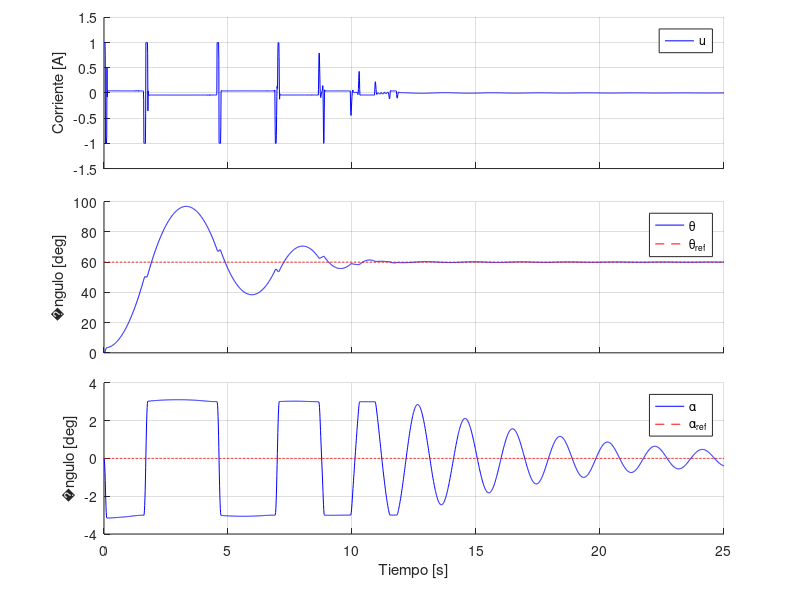

The MATLAB script that drew this image:
clc;
clear;
close all;

load('mat/matlab_sim_tower_default.mat');


%% plot 1
figure;

h(1) = subplot(311); hold on;
plot(t, u, '-b', 'displayname', 'u');
legend(gca, 'show');
ylabel('Corriente [A]');
xlim([min(t) max(t)]);
grid;

h(2) = subplot(312); hold on;
plot(t, theta, '-b', 'displayname', '\theta');
plot(t, theta_ref, '--r', 'displayname', '\theta_{ref}');
legend(gca, 'show');
ylabel('�ngulo [deg]');
xlim([min(t) max(t)]);
grid;

h(3) = subplot(313); hold on;
plot(t, alpha, '-b', 'displayname', '\alpha');
plot(t, alpha_ref, '--r', 'displayname', '\alpha_{ref}');
legend(gca, 'show');
xlabel('Tiempo [s]'); ylabel('�ngulo [deg]');
xlim([min(t) max(t)]);
grid;

set(h(1),'xticklabel',[]);
set(h(2),'xticklabel',[]);
pos=get(h,'position');
bottom=pos{2}(2);
top=pos{1}(2)+pos{1}(4);
plotspace=top-bottom;
pos{3}(4)=plotspace/2;
pos{2}(4)=plotspace/2;
pos{1}(4)=plotspace/2;
pos{1}(2)=bottom+plotspace/2+0.05;
pos{2}(2)=pos{3}(2)+plotspace/2+0.05;
set(h(1),'position',pos{1});
set(h(2),'position',pos{2});
set(h(3),'position',pos{3});
linkaxes(h,'x');

